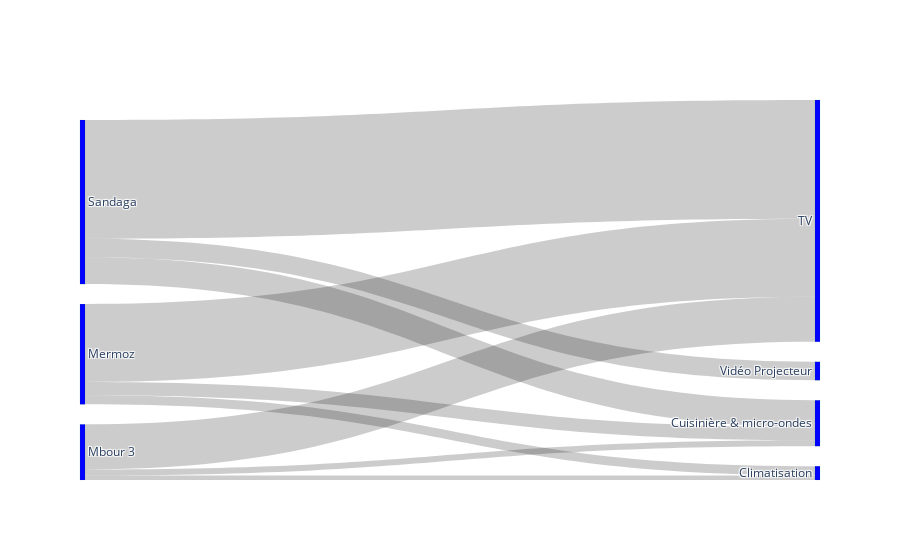

Notebook cell for this chart:
### Code cell
drawSankey(sql)

### Figure 1 — Plotly figure (JSON) as saved in the notebook; plotly's stock layout.template omitted (floating-point values rounded to 4 significant figures)
{"data": [{"link": {"source": [0, 0, 0, 1, 1, 1, 2, 2, 2], "target": [4, 6, 5, 4, 6, 5, 4, 6, 3], "value": [2200000, 290000, 225000, 3800000, 645000, 450000, 5800000, 1305000, 900000]}, "node": {"color": "blue", "label": ["Mbour 3", "Mermoz", "Sandaga", "Vidéo Projecteur", "TV", "Climatisation", "Cuisinière & micro-ondes"], "line": {"color": "green", "width": 0.1}, "thickness": 5}, "type": "sankey"}], "layout": {}}
